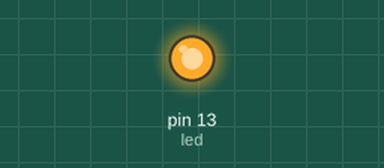
Recording of a sketch running on a simulated Arduino Uno, built with avr-gcc and run on an emulated ATmega328P. Shown: output pins drawn as LEDs (lit = HIGH).

Above: at 2.85 s.
At 6.45 s:
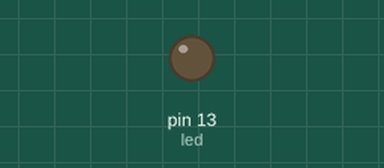
Timing chart, 0 to 7.6 s (numbered marks = the images above):
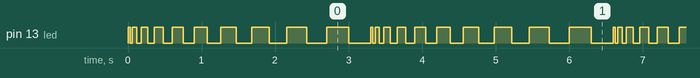

The sketch:

blink_3_1_while_veloce.ino
```cpp
/*
  Blink v4: while loop

 Accensione e spegnimanto di un LED utilizzando un ciclo
 iterativo while per comandare il lampeggio.

 Iterazione modificata da una variabile.

 */

const int led   = 13;   // Il valore non cambia
                        // durante l'esecuzione del programm


// /////////////////
// Setup: eseguita una volta sola all'accensione della scheda
void setup() {
  // initialize the digital pin as an output.
  pinMode(led, OUTPUT);
}

// ///////////////
// loop: Le istruzioni vengono eseguite all'infinito
void loop() {
  int iterator = 0;    // Defniamo una variabile per controllare il ciclo iterativo
  while (iterator < 10) {       // Condizione del ciclo
    iterator = iterator + 1 ;   // incrementa l'iteratore
    brilla(30 * iterator);      // accende e spegne rapidamente il LED
                                // la pausa e' in funzione della variabile iteratore
  }
}

// Funzioni create dall'utente:
void brilla(int velocita) {
  // Accende e spegne il LED accetando un argomento
  // per impostare la velocita'.

  // sequenze di istruzione: accendere e spegnere il LED
  digitalWrite(led, HIGH);       // Mette il PIN del LED in stato acceso)
  delay(velocita);               // Pausa
  digitalWrite(led, LOW);       // Mette il PIN del LED in stato spento
  delay(velocita);              // Pausa
}
```

Measured:
- by itself, pin 13 (led): repeats every 3.3 s: LOW 0.03 s, HIGH 0.06 s, LOW 0.06 s, HIGH 0.09 s, LOW 0.09 s, HIGH 0.12 s, LOW 0.12 s, HIGH 0.15 s, LOW 0.15 s, HIGH 0.18 s, LOW 0.18 s, HIGH 0.21 s, LOW 0.21 s, HIGH 0.24 s, LOW 0.24 s, HIGH 0.27 s, LOW 0.27 s, HIGH 0.30 s, LOW 0.30 s, HIGH 0.03 s
- by itself, everything shown: repeats every 3.3 s, in 18 steps
